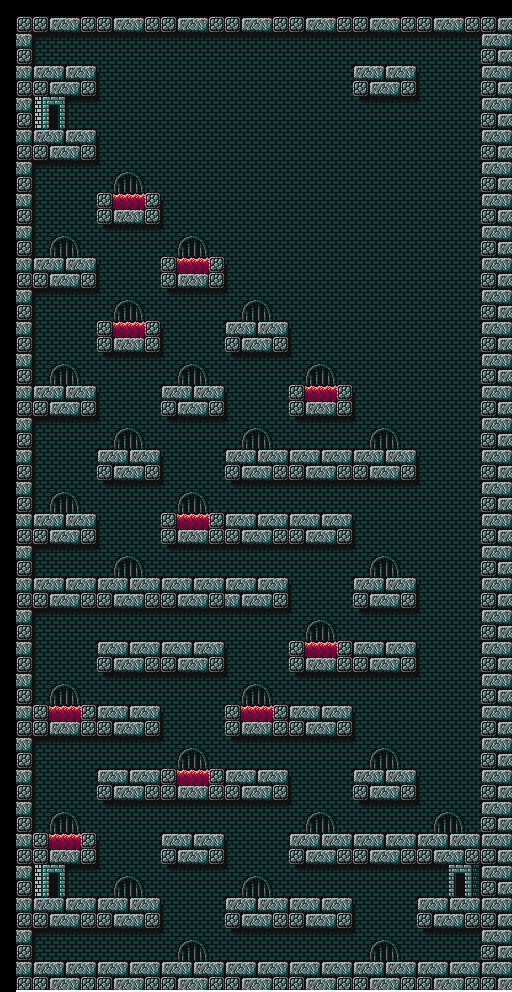

This game map was drawn from its Tiled (.tmx) file and the tilesets committed beside it. A one-line description and the trimmed map source follow:
An orthogonal 32x62 tile map with 16x16 px tiles, 1 tile layer (ShoeBox Tile Grab).

<map version="1.0" orientation="orthogonal" renderorder="right-down" width="32" height="62" tilewidth="16" tileheight="16" nextobjectid="1">
 <tileset firstgid="1" name="map44_bank.png" tilewidth="16" tileheight="16">
  <image source="map44_bank.png" width="176" height="64" />
 </tileset>
 <layer name="ShoeBox Tile Grab" width="32" height="62">
  <data>[1984 cells, 1891 non-empty, 44 distinct tile ids]</data>
 </layer>
</map>